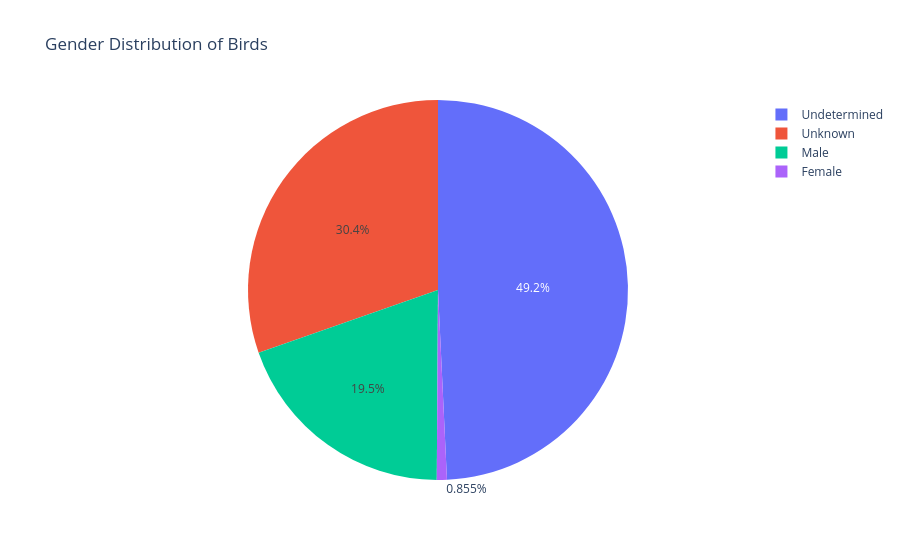

Notebook code for this chart:
### Markdown cell above
## Gender Distribution

### Code cell
sex_df = final_df['Sex'].value_counts().reset_index()
sex_df.columns = ['Sex', 'Count']

import plotly.express as px

fig = px.pie(
    sex_df,
    names='Sex',
    values='Count',
    title='Gender Distribution of Birds'
)
fig.show()

### Figure 1 — Plotly figure (JSON) as saved in the notebook; plotly's stock layout.template omitted (floating-point values rounded to 4 significant figures)
{"data": [{"domain": {"x": [0, 1], "y": [0, 1]}, "hovertemplate": "Sex=%{label}<br>Count=%{value}<extra></extra>", "labels": ["Undetermined", "Unknown", "Male", "Female"], "legendgroup": "", "name": "", "showlegend": true, "type": "pie", "values": [8410, 5183, 3338, 146]}], "layout": {"legend": {"tracegroupgap": 0}, "title": {"text": "Gender Distribution of Birds"}}}
